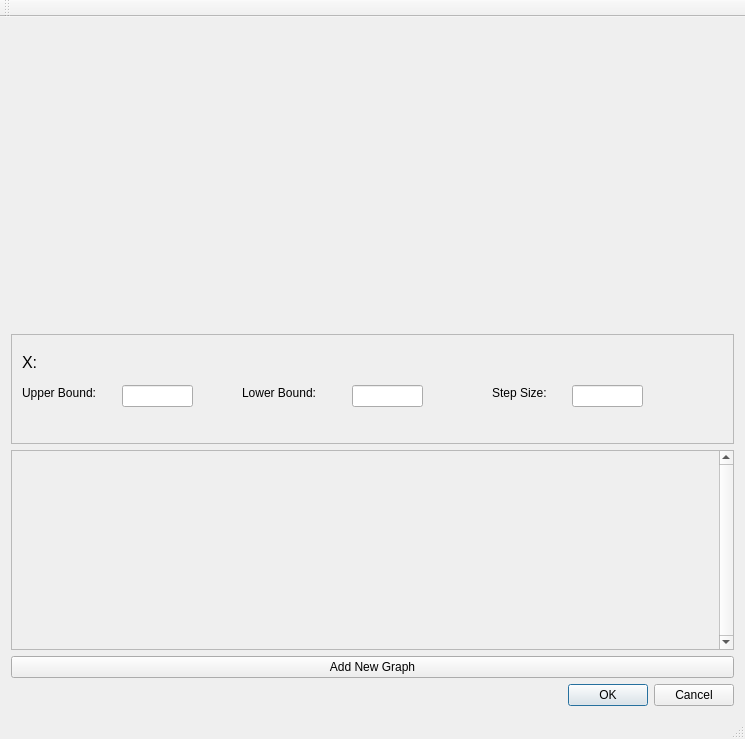
<?xml version="1.0" encoding="UTF-8"?>
<ui version="4.0">
 <class>Widget</class>
 <widget class="QMainWindow" name="Widget">
  <property name="geometry">
   <rect>
    <x>0</x>
    <y>0</y>
    <width>745</width>
    <height>739</height>
   </rect>
  </property>
  <property name="windowTitle">
   <string>Widget</string>
  </property>
  <widget class="QWidget" name="centralWidget">
   <layout class="QVBoxLayout" name="verticalLayout">
    <item>
     <widget class="QLabel" name="label">
      <property name="minimumSize">
       <size>
        <width>0</width>
        <height>300</height>
       </size>
      </property>
      <property name="text">
       <string/>
      </property>
     </widget>
    </item>
    <item>
     <widget class="QScrollArea" name="scrollArea_2">
      <property name="minimumSize">
       <size>
        <width>0</width>
        <height>0</height>
       </size>
      </property>
      <property name="widgetResizable">
       <bool>true</bool>
      </property>
      <widget class="QWidget" name="scrollAreaWidgetContents">
       <property name="geometry">
        <rect>
         <x>0</x>
         <y>0</y>
         <width>725</width>
         <height>93</height>
        </rect>
       </property>
       <widget class="QLineEdit" name="lineEdit_3">
        <property name="geometry">
         <rect>
          <x>560</x>
          <y>50</y>
          <width>71</width>
          <height>22</height>
         </rect>
        </property>
       </widget>
       <widget class="QLabel" name="label_2">
        <property name="geometry">
         <rect>
          <x>10</x>
          <y>20</y>
          <width>50</width>
          <height>14</height>
         </rect>
        </property>
        <property name="font">
         <font>
          <pointsize>12</pointsize>
         </font>
        </property>
        <property name="text">
         <string>X:</string>
        </property>
       </widget>
       <widget class="QLineEdit" name="lineEdit">
        <property name="geometry">
         <rect>
          <x>110</x>
          <y>50</y>
          <width>71</width>
          <height>22</height>
         </rect>
        </property>
       </widget>
       <widget class="QLineEdit" name="lineEdit_2">
        <property name="geometry">
         <rect>
          <x>340</x>
          <y>50</y>
          <width>71</width>
          <height>22</height>
         </rect>
        </property>
       </widget>
       <widget class="QLabel" name="label_5">
        <property name="geometry">
         <rect>
          <x>480</x>
          <y>50</y>
          <width>101</width>
          <height>16</height>
         </rect>
        </property>
        <property name="text">
         <string>Step Size:</string>
        </property>
       </widget>
       <widget class="QLabel" name="label_4">
        <property name="geometry">
         <rect>
          <x>230</x>
          <y>50</y>
          <width>101</width>
          <height>16</height>
         </rect>
        </property>
        <property name="text">
         <string>Lower Bound:</string>
        </property>
       </widget>
       <widget class="QLabel" name="label_3">
        <property name="geometry">
         <rect>
          <x>10</x>
          <y>50</y>
          <width>101</width>
          <height>16</height>
         </rect>
        </property>
        <property name="text">
         <string>Upper Bound:</string>
        </property>
       </widget>
      </widget>
     </widget>
    </item>
    <item>
     <widget class="QScrollArea" name="scrollArea">
      <property name="minimumSize">
       <size>
        <width>0</width>
        <height>200</height>
       </size>
      </property>
      <property name="verticalScrollBarPolicy">
       <enum>Qt::ScrollBarAlwaysOn</enum>
      </property>
      <property name="horizontalScrollBarPolicy">
       <enum>Qt::ScrollBarAsNeeded</enum>
      </property>
      <property name="widgetResizable">
       <bool>true</bool>
      </property>
      <widget class="QWidget" name="scrollAreaWidgetContents_2">
       <property name="geometry">
        <rect>
         <x>0</x>
         <y>0</y>
         <width>711</width>
         <height>198</height>
        </rect>
       </property>
       <layout class="QVBoxLayout" name="verticalLayout_3">
        <item>
         <layout class="QVBoxLayout" name="verticalLayout_2"/>
        </item>
       </layout>
      </widget>
     </widget>
    </item>
    <item>
     <widget class="QPushButton" name="pushButton">
      <property name="text">
       <string>Add New Graph</string>
      </property>
     </widget>
    </item>
    <item>
     <widget class="QDialogButtonBox" name="buttonBox">
      <property name="standardButtons">
       <set>QDialogButtonBox::Cancel|QDialogButtonBox::Ok</set>
      </property>
     </widget>
    </item>
   </layout>
  </widget>
  <widget class="QMenuBar" name="menuBar">
   <property name="geometry">
    <rect>
     <x>0</x>
     <y>0</y>
     <width>745</width>
     <height>19</height>
    </rect>
   </property>
  </widget>
  <widget class="QToolBar" name="mainToolBar">
   <attribute name="toolBarArea">
    <enum>TopToolBarArea</enum>
   </attribute>
   <attribute name="toolBarBreak">
    <bool>false</bool>
   </attribute>
  </widget>
  <widget class="QStatusBar" name="statusBar"/>
 </widget>
 <layoutdefault spacing="6" margin="11"/>
 <resources/>
 <connections/>
</ui>
